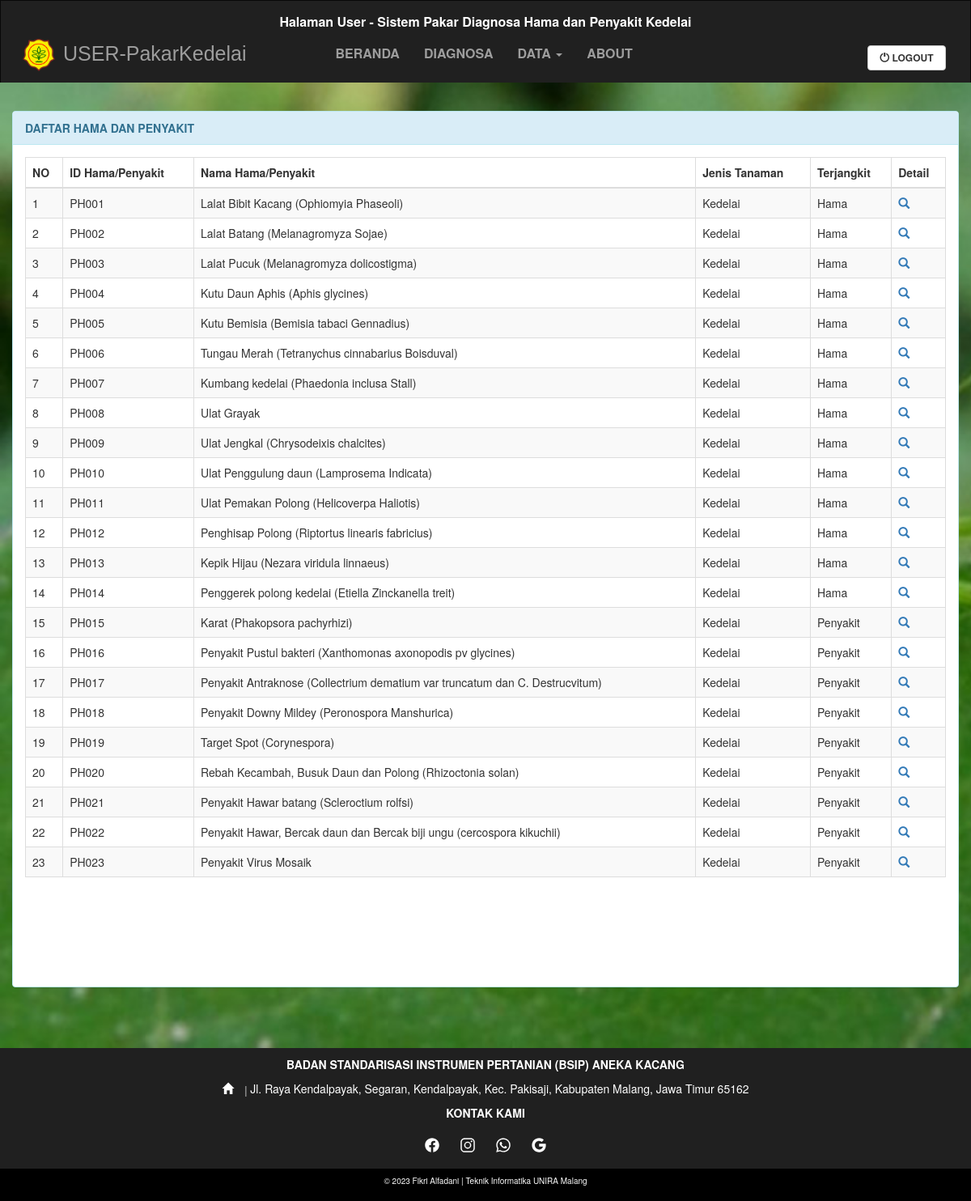
Screenshot of /users/udaftarpenyakit.php (signed in) with the database file from the repository.
### tables this page shows
CREATE TABLE `penyakit` (
  `idpenyakit` varchar(20) NOT NULL,
  `namapenyakit` varchar(1000) NOT NULL,
  `jenistanaman` varchar(20) NOT NULL,
  `terjangkit` varchar(20) NOT NULL,
  `kulturteknis` varchar(1000) NOT NULL,
  `fisikmekanis` varchar(1000) NOT NULL,
  `kimiawi` varchar(1000) NOT NULL,
  `hayati` varchar(1000) NOT NULL
);

### users/udaftarpenyakit.php (the view, shortened to what this page needs)
<?php
include('../config/koneksi.php');
?>
<!DOCTYPE html>
<html lang="en">
  <head>
    <link rel="stylesheet" href="https://maxcdn.bootstrapcdn.com/bootstrap/3.3.7/css/bootstrap.min.css">
    <link rel="stylesheet" href="../css/custom.css">
  </head>
  <body>
    <nav class="navbar navbar-inverse">
      <?php include "navuser.php"; ?>
    </nav>
    <div class="container-fluid text-center">
      <div class="row content">
        <div class="col-sm-12 text-left">
          <div class="panel panel-info">
            <div class="panel-heading">DAFTAR HAMA DAN PENYAKIT</div>
            <div class="panel-body">
              <div class="box-body table-responsive">
                <table id="example1" class="table table-bordered table-striped">
                  <thead>
                    <tr>
                      <th>NO</th>
                      <th>ID Hama/Penyakit</th>
                      <th>Nama Hama/Penyakit</th>
                      <th>Jenis Tanaman</th>
                      <th>Terjangkit</th>
                      <th>Detail</th>
                    </tr>
                  </thead>
                  <?php
                  $query = mysqli_query($konek_db, 'SELECT * FROM penyakit');
                  $no = 1;
                  while ($data = mysqli_fetch_array($query)) {
                  ?>
                  <tr>
                    <td><?php echo $no++ ?></td>
                    <td><?php echo $data['idpenyakit'] ?></td>
                    <td><?php echo $data['namapenyakit'] ?></td>
                    <td><?php echo $data['jenistanaman'] ?></td>
                    <td><?php echo $data['terjangkit'] ?></td>
                    <td><a href="udetailpenyakit.php?id=<?php echo $data['idpenyakit']; ?>"><i class='glyphicon glyphicon-search'></i></a> </td>
                  </tr>
                  <?php } ?>
                </table><br><br><br><br><br>
              </div>
            </div>
          </div>
        </div>
      </div>
    </div>
    <?php include "../footer.php"; ?>
  </body>
</html>

### css/custom.css (style rules this page uses)
.panel.panel-info { font-size: 14px; }
.panel-heading { font-weight: bold; }
.navbar { background: rgb(32, 32, 32); border-bottom: 0; border-radius: 10px; margin-bottom: 0; border-radius: 0; height: auto; }
.row.content { background-image: url(../img/bg.jpg); background-size: cover; position: relative; padding-top: 35px; padding-bottom: 55px; }

### rows the page displays
penyakit: idpenyakit "PH001", namapenyakit "Lalat Bibit Kacang (Ophiomyia Phaseoli)", jenistanaman "Kedelai", terjangkit "Hama"
penyakit: idpenyakit "PH002", namapenyakit "Lalat Batang (Melanagromyza Sojae)", jenistanaman "Kedelai", terjangkit "Hama"
penyakit: idpenyakit "PH003", namapenyakit "Lalat Pucuk (Melanagromyza dolicostigma)", jenistanaman "Kedelai", terjangkit "Hama"
penyakit: idpenyakit "PH004", namapenyakit "Kutu Daun Aphis (Aphis glycines)", jenistanaman "Kedelai", terjangkit "Hama"
penyakit: idpenyakit "PH005", namapenyakit "Kutu Bemisia (Bemisia tabaci Gennadius)", jenistanaman "Kedelai", terjangkit "Hama"
penyakit: idpenyakit "PH006", namapenyakit "Tungau Merah (Tetranychus cinnabarius Boisduval)", jenistanaman "Kedelai", terjangkit "Hama"
penyakit: idpenyakit "PH007", namapenyakit "Kumbang kedelai (Phaedonia inclusa Stall)", jenistanaman "Kedelai", terjangkit "Hama"
penyakit: idpenyakit "PH008", namapenyakit "Ulat Grayak", jenistanaman "Kedelai", terjangkit "Hama"
penyakit: idpenyakit "PH009", namapenyakit "Ulat Jengkal (Chrysodeixis chalcites)", jenistanaman "Kedelai", terjangkit "Hama"
penyakit: idpenyakit "PH010", namapenyakit "Ulat Penggulung daun (Lamprosema Indicata)", jenistanaman "Kedelai", terjangkit "Hama"
penyakit: idpenyakit "PH011", namapenyakit "Ulat Pemakan Polong (Helicoverpa Haliotis)", jenistanaman "Kedelai", terjangkit "Hama"
penyakit: idpenyakit "PH012", namapenyakit "Penghisap Polong (Riptortus linearis fabricius)", jenistanaman "Kedelai", terjangkit "Hama"
penyakit: idpenyakit "PH013", namapenyakit "Kepik Hijau (Nezara viridula linnaeus)", jenistanaman "Kedelai", terjangkit "Hama"
penyakit: idpenyakit "PH014", namapenyakit "Penggerek polong kedelai (Etiella Zinckanella treit)", jenistanaman "Kedelai", terjangkit "Hama"
penyakit: idpenyakit "PH015", namapenyakit "Karat (Phakopsora pachyrhizi)", jenistanaman "Kedelai", terjangkit "Penyakit"
penyakit: idpenyakit "PH016", namapenyakit "Penyakit Pustul bakteri (Xanthomonas axonopodis pv glycines)", jenistanaman "Kedelai", terjangkit "Penyakit"
penyakit: idpenyakit "PH017", namapenyakit "Penyakit Antraknose (Collectrium dematium var truncatum dan C. Destrucvitum)", jenistanaman "Kedelai", terjangkit "Penyakit"
penyakit: idpenyakit "PH018", namapenyakit "Penyakit Downy Mildey (Peronospora Manshurica)", jenistanaman "Kedelai", terjangkit "Penyakit"
penyakit: idpenyakit "PH019", namapenyakit "Target Spot (Corynespora)", jenistanaman "Kedelai", terjangkit "Penyakit"
penyakit: idpenyakit "PH020", namapenyakit "Rebah Kecambah, Busuk Daun dan Polong (Rhizoctonia solan)", jenistanaman "Kedelai", terjangkit "Penyakit"
penyakit: idpenyakit "PH021", namapenyakit "Penyakit Hawar batang (Scleroctium rolfsi)", jenistanaman "Kedelai", terjangkit "Penyakit"
penyakit: idpenyakit "PH022", namapenyakit "Penyakit Hawar, Bercak daun dan Bercak biji ungu (cercospora kikuchii)", jenistanaman "Kedelai", terjangkit "Penyakit"
penyakit: idpenyakit "PH023", namapenyakit "Penyakit Virus Mosaik", jenistanaman "Kedelai", terjangkit "Penyakit"
